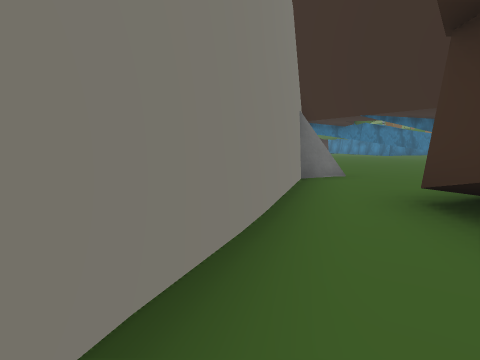
View 1 (above)

12 first-person views from a walk through a scene from a Unity 3-D project. The camera is 1.2 m above the floor, tilts 6° down and sees 75° across. The floor is counted in squares, 2 m on a side. Each view is taken from the middle of a square. On the plan, view 1 faces up. The plan holds only what a view shows up to about 9 squares ahead; the rest is blank. The place goes on beyond the plan. The player character is not drawn. Some animated figures are left out. Some surface patterns are stand-ins.

View 2
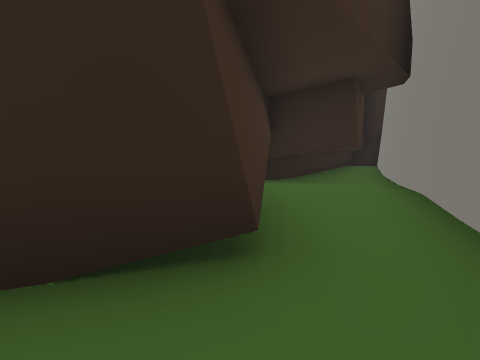

View 3
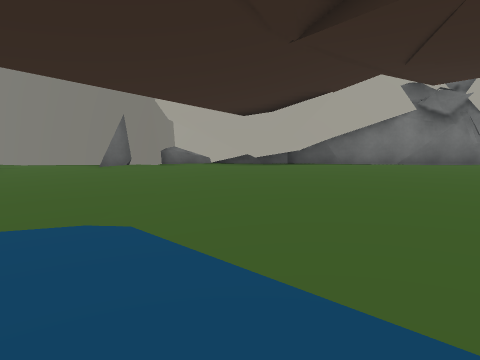

View 4
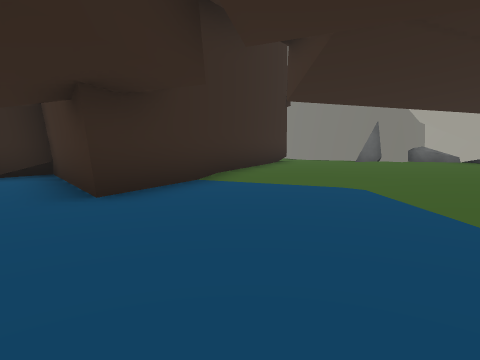

View 5
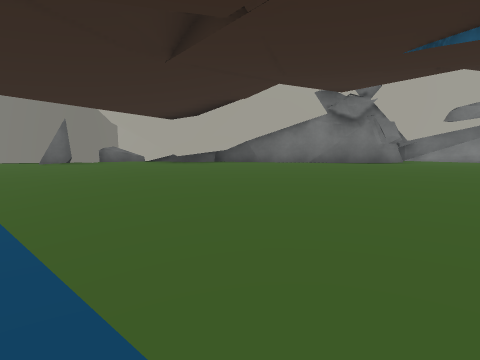

View 6
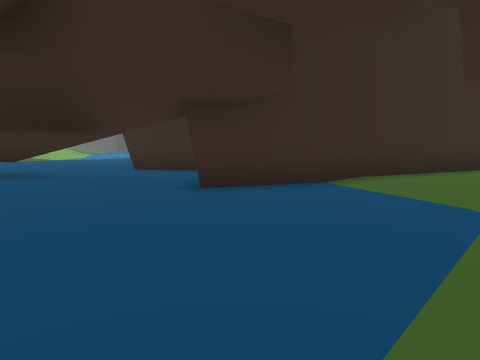

View 7
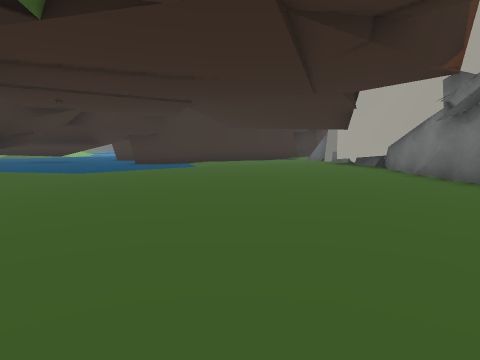

View 8
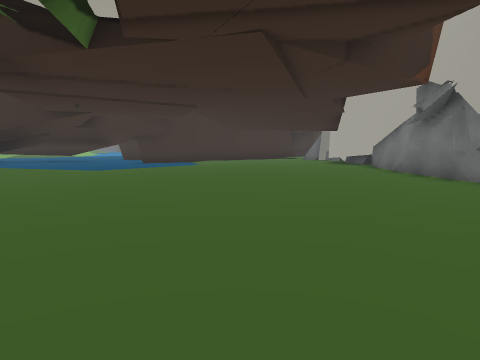

View 9
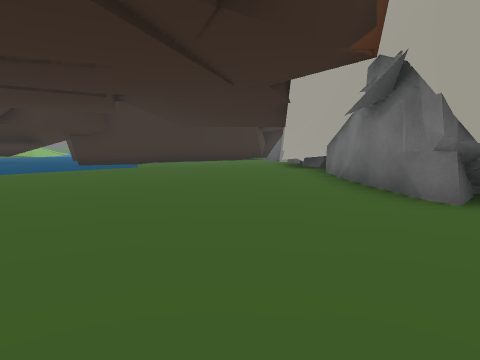

View 10
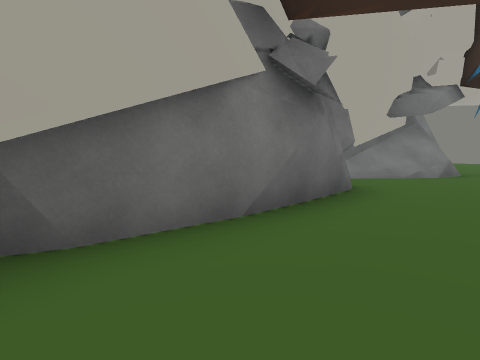

View 11
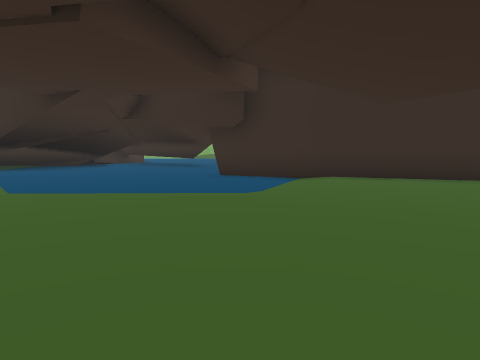

View 12
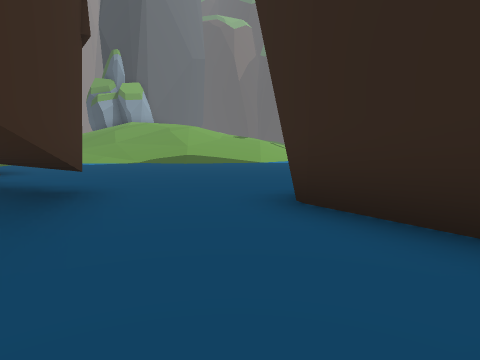

### Floor plan
Key: @ floor where view 1 was taken; # wall or solid block; x gap in a wall; . main floor; : floor 0.25 m higher than the main floor; + floor 0.5 m higher than the main floor; ≈ water the walk keeps out of; ^ raised ledge; R rock.
Columns run from 1 left of view 1 to 19 right of it. Each row starts with its distance up from view 1.
 21       :
 20   R  :++
 19   R::+++≈
 18    :: + ≈
 17   # +++++
 16   R +++++::
 15 R R:+++++x:
 14 R #+++++:::
 13   #+++++:::
 12   #+++++:::
 11  ##+++::::..
 10   #+++:::....
  9   #+++:::...
  8  ##+::::....
  7  ##+::::....^
  6   #:::::..#..
  5  ##::::####..###
  4  #:::###  #....###.
  3  #:###    #..........
  2 ##:#      ####.......
  1 #::#          .......
  0 #@:#          ......
 -1 ####           ....
 -2  ##             ..
 -3  #
 -4  #

Positions as (right, up) in squares from view 1, and headings:
1: (0, 0), facing up
2: (2, 5), facing down
3: (9, 9), facing left
4: (11, 10), facing down-left
5: (10, 11), facing left
6: (9, 11), facing down
7: (5, 20), facing down
8: (5, 21), facing down
9: (3, 19), facing down
10: (3, 11), facing up-left
11: (3, 12), facing down-right
12: (10, 5), facing down-right
